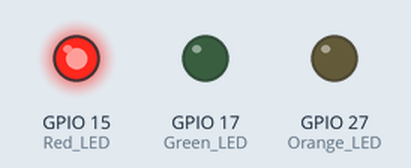
A sketch run on a simulated ESP32. On the bench: output pins drawn as LEDs (lit = HIGH).

Above: at 1.0 s.
At 3.0 s:
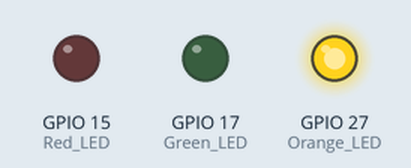
At 5.0 s:
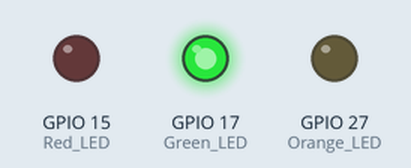
Timing chart, 0 to 7.8 s (numbered marks = the images above):
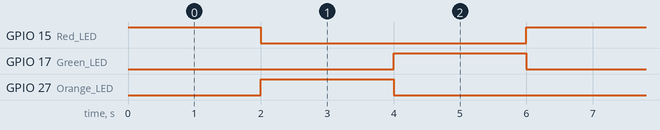

The sketch:

traffic_signal_basic.ino
```cpp
void setup() {
  Serial.begin(115200);
  // Initialize pins as outputs
  pinMode(15, OUTPUT); // Red LED
  pinMode(27, OUTPUT); // Orange LED
  pinMode(17, OUTPUT); // Green LED
}

void loop() {
  // Red light ON
  digitalWrite(15, HIGH);
  digitalWrite(27, LOW);
  digitalWrite(17, LOW);
  delay(2000); // Red light for 2 seconds
  digitalWrite(15, LOW); // Turn off red light

  // Orange light ON
  digitalWrite(27, HIGH);
  digitalWrite(15, LOW);
  digitalWrite(17, LOW);
  delay(2000); // Orange light for 2 seconds
  digitalWrite(27, LOW); // Turn off orange light

  // Green light ON
  digitalWrite(17, HIGH);
  digitalWrite(15, LOW);
  digitalWrite(27, LOW);
  delay(2000); // Green light for 2 seconds
  digitalWrite(17, LOW); // Turn off green light
}
```

Measured:
- by itself, GPIO 15 (Red_LED), GPIO 17 (Green_LED), GPIO 27 (Orange_LED): alternates HIGH for 2.0 s and LOW for 4.0 s
- by itself, everything shown: repeats every 6.0 s, in 4 steps
